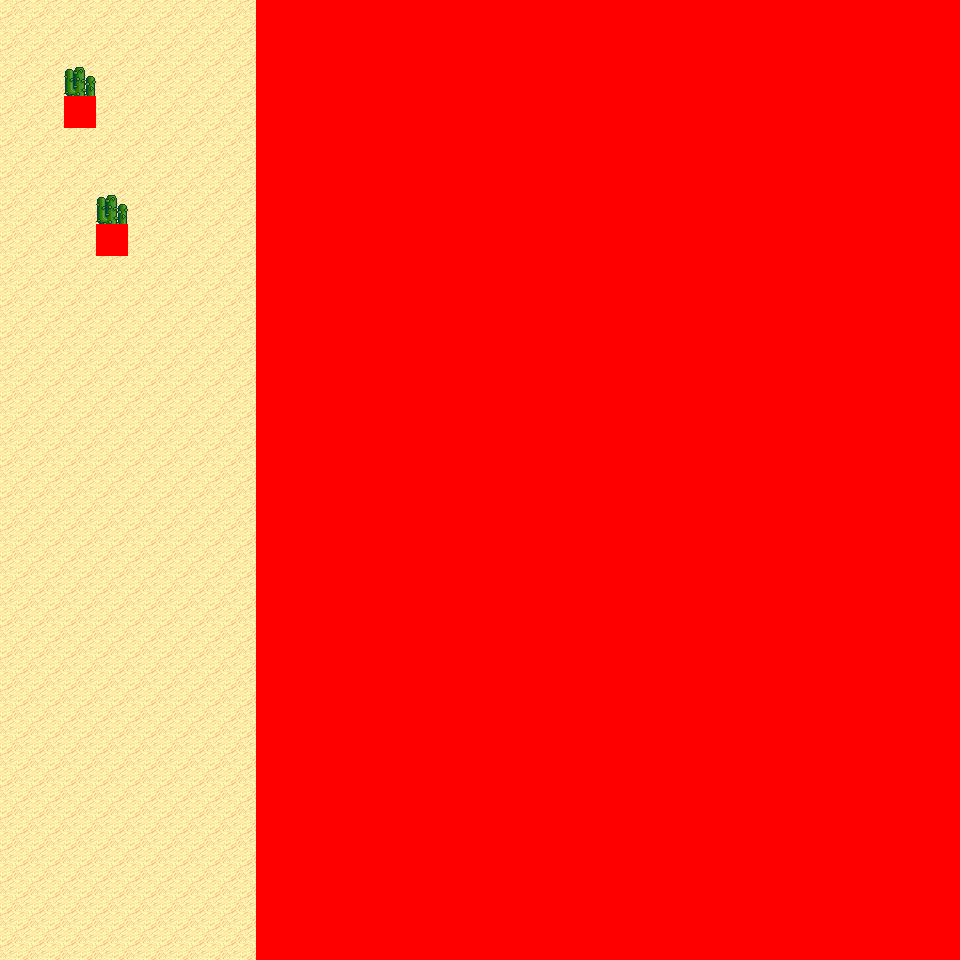

Below is a game level as drawn by its tile map, then a one-line description and the .tmx that defines it (tile-layer data replaced by summaries):
An orthogonal 30x30 tile map with 32x32 px tiles, 6 tile layers (Ground, Object, Object2, Above, ...), 8 tilesets and 3 objects (3x mapchange).

<map version="1.0" orientation="orthogonal" renderorder="right-down" width="30" height="30" tilewidth="32" tileheight="32" nextobjectid="4">
  <tileset firstgid="1" name="tileset_logic_collision" tilewidth="32" tileheight="32" tilecount="1" columns="1">
    <image source="../drawable/tileset_logic_collision.png" width="32" height="32" />
  </tileset>
  <tileset firstgid="2" name="tileset_ground_ground" tilewidth="32" tileheight="32" tilecount="33" columns="3">
    <image source="../drawable/tileset_ground_ground.png" width="96" height="352" />
  </tileset>
  <tileset firstgid="35" name="tileset_ground_ridge_earth_pale" tilewidth="32" tileheight="32" tilecount="96" columns="12">
    <image source="../drawable/tileset_ground_ridge_earth_pale.png" width="384" height="256" />
  </tileset>
  <tileset firstgid="131" name="tileset_ground_ridge_earth_dark" tilewidth="32" tileheight="32" tilecount="96" columns="12">
    <image source="../drawable/tileset_ground_ridge_earth_dark.png" width="384" height="256" />
  </tileset>
  <tileset firstgid="227" name="tileset_terrain_desert" tilewidth="32" tileheight="32" tilecount="88" columns="8">
    <image source="../drawable/tileset_terrain_desert.png" width="256" height="352" />
  </tileset>
  <tileset firstgid="315" name="tileset_plant_tree_tree_darkgreen" tilewidth="32" tileheight="32" tilecount="88" columns="8">
    <image source="../drawable/tileset_plant_tree_tree_darkgreen.png" width="256" height="352" />
  </tileset>
  <tileset firstgid="403" name="tileset_plant_cactus_2" tilewidth="32" tileheight="32" tilecount="10" columns="5">
    <image source="../drawable/tileset_plant_cactus_2.png" width="160" height="64" />
  </tileset>
  <tileset firstgid="413" name="tileset_ground_sand_2" tilewidth="32" tileheight="32" tilecount="15" columns="5">
    <image source="../drawable/tileset_ground_sand_2.png" width="160" height="96" />
  </tileset>
  <layer name="Ground" width="30" height="30">
    <data>[900 cells, 900 non-empty, 4 distinct tile ids]</data>
  </layer>
  <layer name="Object" width="30" height="30">
    <data>[900 cells, 181 non-empty, 21 distinct tile ids]</data>
  </layer>
  <layer name="Object2" width="30" height="30">
    <data>[900 cells, 0 non-empty, 0 distinct tile ids]</data>
  </layer>
  <layer name="Above" width="30" height="30">
    <data>[900 cells, 149 non-empty, 18 distinct tile ids]</data>
  </layer>
  <layer name="Above2" width="30" height="30">
    <data>[900 cells, 0 non-empty, 0 distinct tile ids]</data>
  </layer>
  <layer name="Walkable" width="30" height="30">
    <data>[900 cells, 662 non-empty, 1 distinct tile ids]</data>
  </layer>
  <objectgroup name="MapEvents">
    <object id="1" name="north" type="mapchange" x="0" y="0" width="256" height="32">
      <properties>
        <property name="map" value="0_ados_mountain_n2_w2_x3_y2" />
        <property name="place" value="south" />
      </properties>
    </object>
    <object id="2" name="south" type="mapchange" x="0" y="928" width="256" height="32">
      <properties>
        <property name="map" value="0_ados_mountain_n2_w2_x3_y4" />
        <property name="place" value="north" />
      </properties>
    </object>
    <object id="3" name="west" type="mapchange" x="0" y="0" width="32" height="960">
      <properties>
        <property name="map" value="0_ados_mountain_n2_w2_x2_y3" />
        <property name="place" value="east" />
      </properties>
    </object>
  </objectgroup>
</map>
